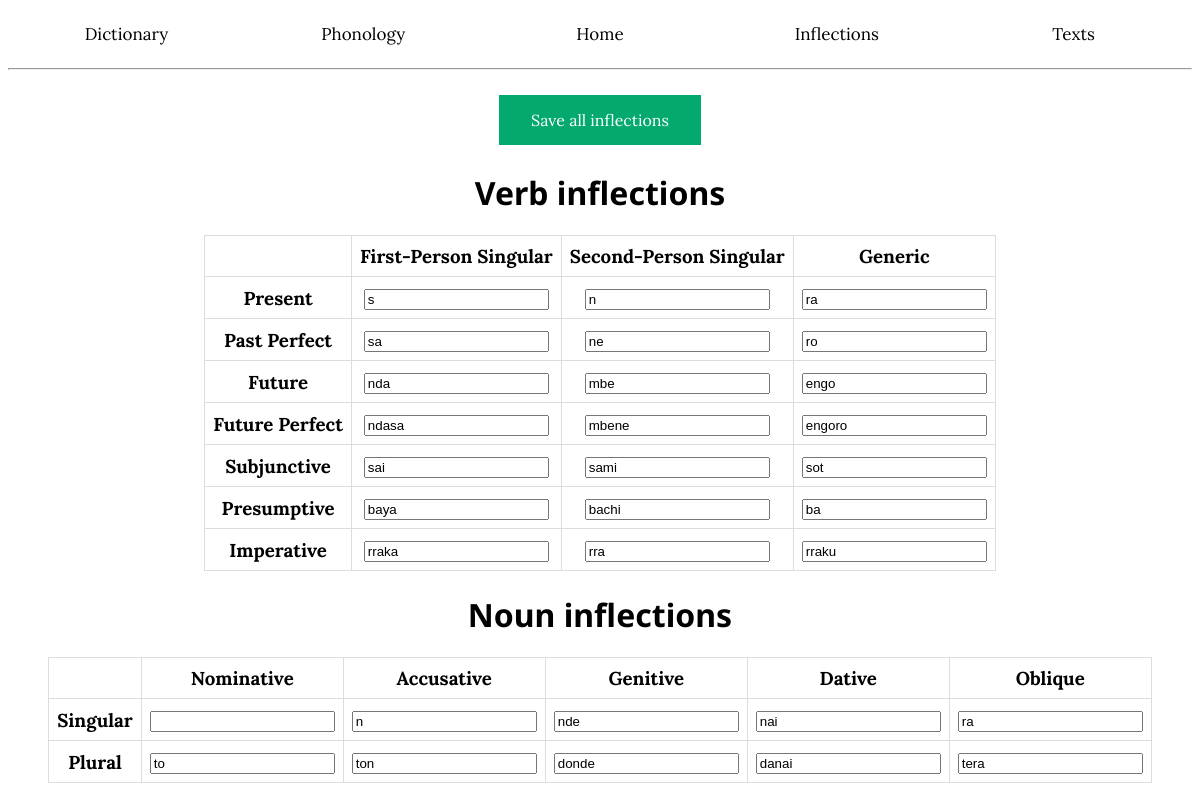
Screenshot of /inflections with the database file from the repository.
### app/models.py (models this page shows, shortened)
class VerbInflections(db.Model):
    __tablename__ = 'Verb Inflections'
    aspect: so.Mapped[str] = so.mapped_column(primary_key=True)
    irregular: so.Mapped[bool] = so.mapped_column()
    gloss: so.Mapped[str] = so.mapped_column()
    fs: so.Mapped[str] = so.mapped_column()
    ss: so.Mapped[str] = so.mapped_column()
    other: so.Mapped[str] = so.mapped_column()

class NounInflections(db.Model):
    __tablename__ = 'Noun Inflections'
    number: so.Mapped[str] = so.mapped_column(primary_key=True)
    irregular: so.Mapped[bool] = so.mapped_column()
    NOM: so.Mapped[str] = so.mapped_column()
    ACC: so.Mapped[str] = so.mapped_column()
    GEN: so.Mapped[str] = so.mapped_column()
    DAT: so.Mapped[str] = so.mapped_column()
    OBL: so.Mapped[str] = so.mapped_column()

### app/routes.py (the view, shortened to what this page needs)
@app.route('/inflections', methods=['GET', 'POST'])
def inflections():
    form = infForm()
    vinf = []
    ninf = []
    for inflection in VerbInflections.query.filter(VerbInflections.irregular == 0).all():
        vinf.append(inflection)
    for inflection in NounInflections.query.filter(NounInflections.irregular == 0).all():
        ninf.append(inflection)
    return render_template('inflections.html', verb=vinf, form=form, SG=ninf[0], PL=ninf[1])

### app/forms.py
class infForm(FlaskForm):
    submit = SubmitField('Save all inflections')

### app/templates/inflections.html (shortened to what this page needs)
<!DOCTYPE html>
<html lang="en">
<head>
</head>
<body>
{% extends "base.html" %}
{% block content %}
<form action="" method="post" novalidate>
    <h3> {{ form.submit(class_="grb gena") }} </h3>
    <h1>Verb inflections</h1>
    <table>
        <tbody>
        <tr>
            <td></td>
            <td><b>First-Person Singular</b></td>
            <td><b>Second-Person Singular</b></td>
            <td><b>Generic</b></td>
        </tr>
        {% for row in verb %}
        <tr>
            <td>
                <b>{{ row.aspect }}</b>
            </td>
            <td>
                <input type="text" name="{{ row.aspect }} 1s" value="{{ row.fs }}">
            </td>
            <td>
                <input type="text" name="{{ row.aspect }} 2s" value="{{ row.ss }}">
            </td>
            <td>
                <input type="text" name="{{ row.aspect }} gen" value="{{ row.other }}">
            </td>
        </tr>
        {% endfor %}
        </tbody>
    </table>
    <h1>Noun inflections</h1>
    <table>
        <tbody>
        <tr>
            <td></td>
            <td><b>Nominative</b></td>
            <td><b>Accusative</b></td>
            <td><b>Genitive</b></td>
            <td><b>Dative</b></td>
            <td><b>Oblique</b></td>
        </tr>
        <tr>
            <td>
                <b>Singular</b>
            </td>
            <td><input type="text" name="SG NOM" value="{{ SG.NOM }}"></td>
            <td><input type="text" name="SG ACC" value="{{ SG.ACC }}"></td>
            <td><input type="text" name="SG GEN" value="{{ SG.GEN }}"></td>
            <td><input type="text" name="SG DAT" value="{{ SG.DAT }}"></td>
            <td><input type="text" name="SG OBL" value="{{ SG.OBL }}"></td>
        </tr>
        <tr>
            <td>
                <b>Plural</b>
            </td>
            <td><input type="text" name="PL NOM" value="{{ PL.NOM }}"></td>
            <td><input type="text" name="PL ACC" value="{{ PL.ACC }}"></td>
            <td><input type="text" name="PL GEN" value="{{ PL.GEN }}"></td>
            <td><input type="text" name="PL DAT" value="{{ PL.DAT }}"></td>
            <td><input type="text" name="PL OBL" value="{{ PL.OBL }}"></td>
        </tr>
        </tbody>
    </table>
</form>
{% endblock %}

### app/static/style.css (style rules this page uses)
p, th, td { color: black; font-family: "Lora", serif; font-size: 14pt; font-weight: 400; text-align: left; margin-left: 10%; margin-right: 10%; }
h1 { color: black; font-family: "Noto Sans", sans-serif; font-size: 24pt; text-align: center; font-weight: 700; margin-left: 20%; margin-right: 20%; }
h3 { color: black; font-family: "Noto Sans", sans-serif; font-size: 16pt; text-align: center; }
.grb { background-color: #e7e7e7; border: none; color: black; padding: 15px 32px; text-align: center; text-decoration: none; display: inline-block; font-size: 16px; margin: 4px 2px; cursor: pointer; font-family: "Lora", serif }
.gena { background-color: #04AA6D; color: white; }
td, th, td[colspan="3"] { border: 1px solid #ddd; padding: 8px; text-align: center; vertical-align: middle; }
table { border-collapse: collapse; margin-left: auto; margin-right: auto; }

### rows the page displays
VerbInflections: aspect "Present", fs "s", ss "n", other "ra"
VerbInflections: aspect "Past Perfect", fs "sa", ss "ne", other "ro"
VerbInflections: aspect "Future", fs "nda", ss "mbe", other "engo"
VerbInflections: aspect "Future Perfect", fs "ndasa", ss "mbene", other "engoro"
VerbInflections: aspect "Subjunctive", fs "sai", ss "sami", other "sot"
VerbInflections: aspect "Presumptive", fs "baya", ss "bachi", other "ba"
VerbInflections: aspect "Imperative", fs "rraka", ss "rra", other "rraku"
NounInflections: ACC "n", GEN "nde", DAT "nai", OBL "ra"
NounInflections: NOM "to", ACC "ton", GEN "donde", DAT "danai", OBL "tera"
